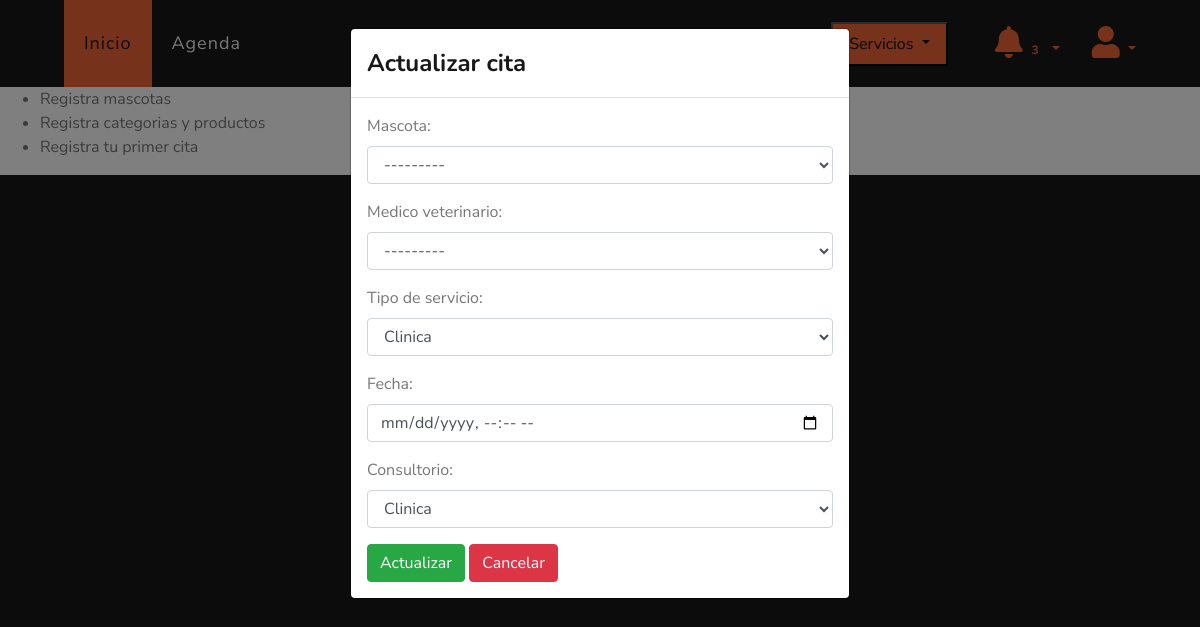
Page /actualizar/cita/1 (signed in) on the committed database.
### veterinary/models.py (models this page shows, shortened)
class Events(models.Model):
    veterinary = models.ForeignKey(Veterinary, on_delete=models.PROTECT, null=True, blank=True)
    pet = models.ForeignKey(Pet, on_delete=models.PROTECT)
    doctor = models.ForeignKey(User, on_delete=models.PROTECT, limit_choices_to={'is_doctor': True})
    name = models.CharField(max_length=255, null=True, blank=True, default="Consulta")
    end = models.DateTimeField(null=True, blank=True)
    start = models.DateTimeField(null=False, blank=False, default=datetime.now)
    room = models.CharField(max_length=20, null=False)
    is_active = models.BooleanField(default=True)

### veterinary/views.py (the view)
# urls.py: path("actualizar/cita/<int:id>", views.updateDate, name='updateDate'),
@login_required(login_url="login")
def updateDate(request, id):
    veterinary_logued = request.user.veterinary
    date = Events.objects.get(id=id)
    if request.method == "POST":
        form = EventForm(veterinary_logued, request.POST, instance=date)
        if form.is_valid():
            form.save()
            return redirect(home)
    else:
        form = EventForm(veterinary_logued, instance=date)
    context = {"form": form}
    return render(request, "veterinary/updateDate.html", context)

### veterinary/views.py (called while the page is built)
def check_notifications(request):
    if not request.user.is_authenticated:
        veterinary_logued = Veterinary.objects.get(id=1)
    else:
        veterinary_logued = request.user.veterinary
    if not Client.objects.filter(veterinary=veterinary_logued).exists():
        messages.info(request, 'Registra clientes')
    if not Pet.objects.filter(client__veterinary=veterinary_logued).exists():
        messages.info(request, 'Registra mascotas')
    if not Category.objects.filter(veterinary=veterinary_logued).exists():
        messages.info(request, 'Registra categorias y productos')
    if not Events.objects.filter(veterinary=veterinary_logued).exists():
        messages.info(request, 'Registra tu primer cita')

### templates/veterinary/updateDate.html (shortened to what this page needs)
{% extends 'layout/base.html' %}
{% block 'style' %}
{% load static %}
<link rel="stylesheet" href="{% static 'css/estilo.css' %}">
{% endblock %}
{% block 'header' %}
{% include 'layout/partials/headerbase.html' %}
{% endblock %}
{% block 'content' %}
{% if form.instance %}
<div class="modal fade" id="myModal" tabindex="-1" role="dialog" aria-labelledby="myModalLabel" data-backdrop="static" data-keyboard="false">
  <div class="modal-dialog" role="document">
    <div class="modal-content">
      <div class="modal-header">
        <h4 class="modal-title" id="myModalLabel">Actualizar cita</h4>
      </div>
      <div class="modal-body">
        <form method="post" id="update-form">
          {{ form.as_p }}
          <input type="submit" class="btn btn-success" value="Actualizar">
          <a href="{% url 'home' %}" class="btn btn-danger">Cancelar</a>
        </form>
      </div>
    </div>
  </div>
</div>
{% endif %}
{% if messages %}
<ul class="messages">
    {% for message in messages %}
    <li{% if message.tags %} class="{{ message.tags }}"{% endif %}>{{ message }}</li>
    {% endfor %}
</ul>
{% endif %}
<div class="container-fluid" style="background-color: #181818;">
  <div class="row">
  </div>
</div>
{% endblock %}

### rows in the picture
Events: pet "---------", doctor "---------", name "Clinica", room "Clinica"

### other values in the picture
{{ messages|length }} "3"
{{ message }} "Registra mascotas" "Registra categorias y productos" "Registra tu primer cita"
